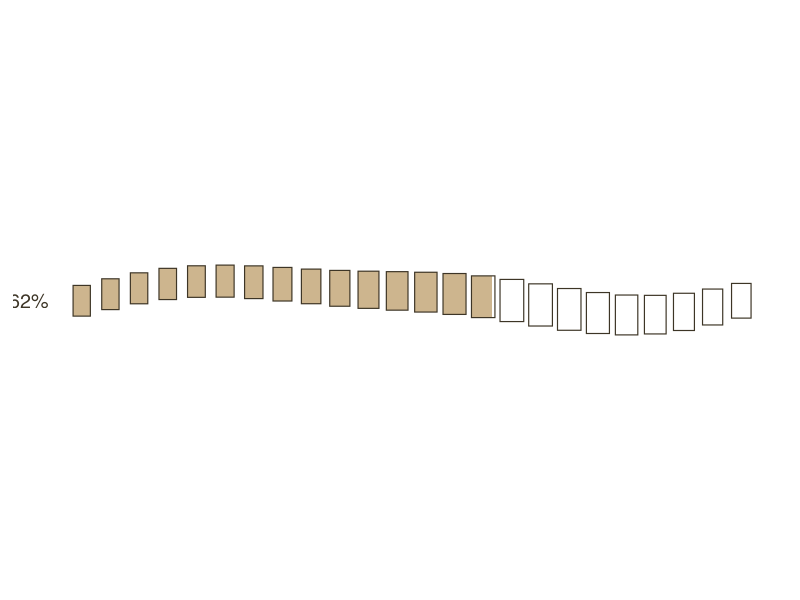

The R source for this figure:
library(ggplot2)

# ── progress & styling ─────────────────────────────────────────────────────────
p <- 0.62  # 0..1
fill_col    <- "#CDB58E"  # darker beige "bone"
outline_col <- "#3D3526"  # dark brown outline

n_vertebrae <- 24
gap <- 0.05          # tight spacing
v_height_base <- 1.6 # was 1.15 — much taller for slab-like look

# ── backbone path: stronger S-curve ───────────────────────────────────────────
t  <- seq(0, 1, length.out = n_vertebrae)
x0 <- cumsum(rep(1 + gap, n_vertebrae)) - (1 + gap)
y0 <- 0.55*sin(2*pi*(t - 0.05)) + 0.18*sin(4*pi*t)

dx <- c(diff(x0), tail(diff(x0), 1))
dy <- c(diff(y0), tail(diff(y0), 1))
angle <- atan2(dy, dx) * 180/pi

# width & height scale by vertebra position
size_scale <- 0.7 + 0.6*dnorm(seq(-2, 2, length.out = n_vertebrae),
                              mean = 0.7, sd = 0.9)
w <- 0.9 * size_scale                     # keep width modest
h <- v_height_base * size_scale           # boost height strongly

spine <- data.frame(i = seq_len(n_vertebrae), x = x0, y = y0,
                    angle = angle, w = w, h = h)

# ── fill computation ──────────────────────────────────────────────────────────
k  <- floor(p * n_vertebrae)
rem <- p * n_vertebrae - k

fill_full <- subset(spine, i <= k)

fill_part <- NULL
if (rem > 0 && k + 1 <= n_vertebrae) {
  v <- spine[k + 1, ]
  fill_part <- within(v, {
    w <- w * rem
    rad <- angle * pi/180
    x <- x - 0.5 * (spine$w[k + 1] - w) * cos(rad)
    y <- y - 0.5 * (spine$w[k + 1] - w) * sin(rad)
  })
}

# ── plot ──────────────────────────────────────────────────────────────────────
ggplot() +
  geom_tile(
    data = fill_full,
    aes(x = x, y = y, width = w, height = h, angle = angle),
    fill = fill_col, color = NA
  ) +
  { if (!is.null(fill_part))
    geom_tile(
      data = fill_part,
      aes(x = x, y = y, width = w, height = h, angle = angle),
      fill = fill_col, color = NA
    )
  } +
  geom_tile(
    data = spine,
    aes(x = x, y = y, width = w, height = h, angle = angle),
    fill = NA, color = outline_col, linewidth = 0.4
  ) +
  annotate("text",
           x = min(spine$x) - 1.2, y = spine$y[1],
           label = scales::percent(p),
           size = 5, hjust = 1, color = outline_col) +
  coord_fixed(expand = TRUE) +
  theme_void() +
  theme(plot.margin = margin(10, 10, 10, 10))
